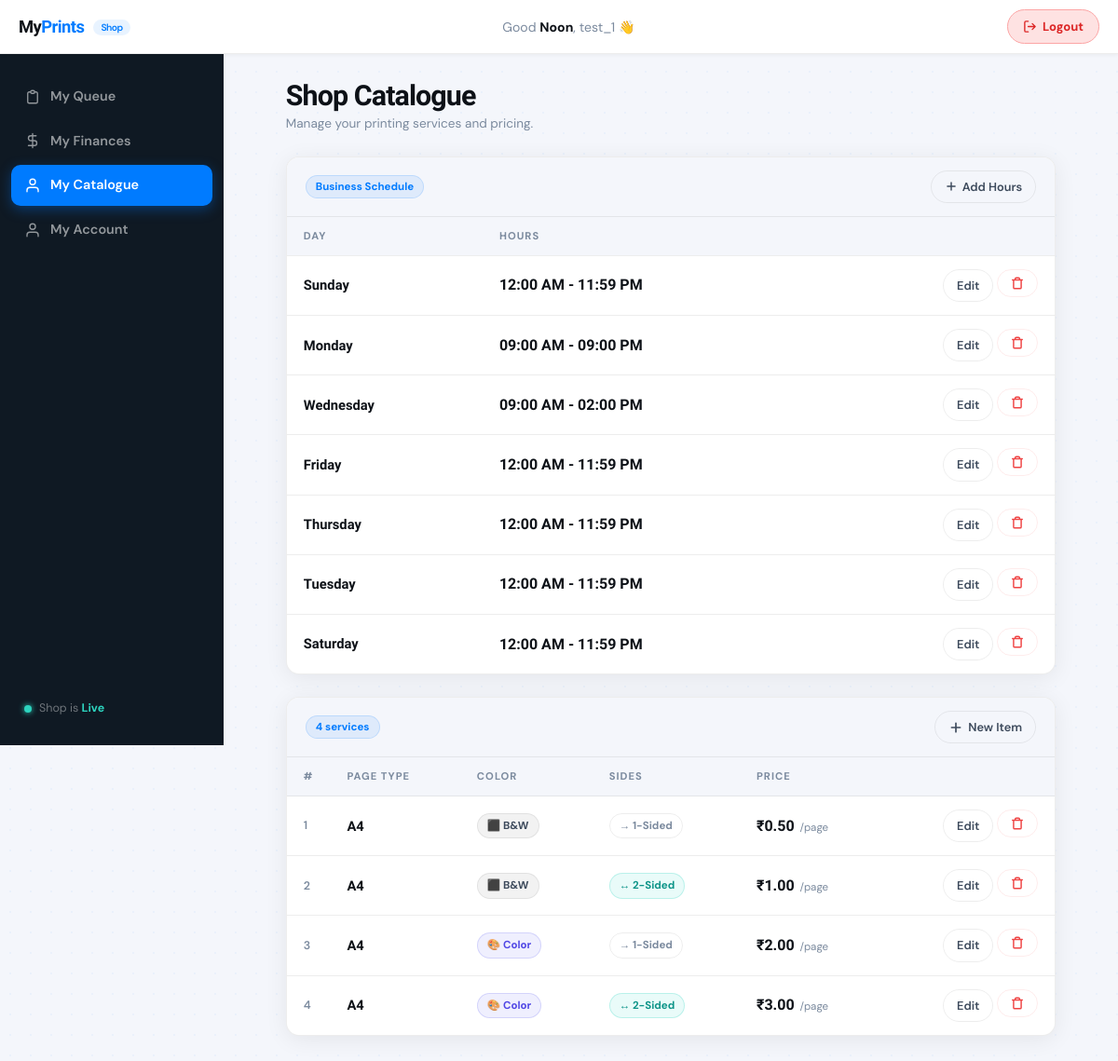
The page /my_shop/shop_catalogue (signed in) on the database as committed earlier.
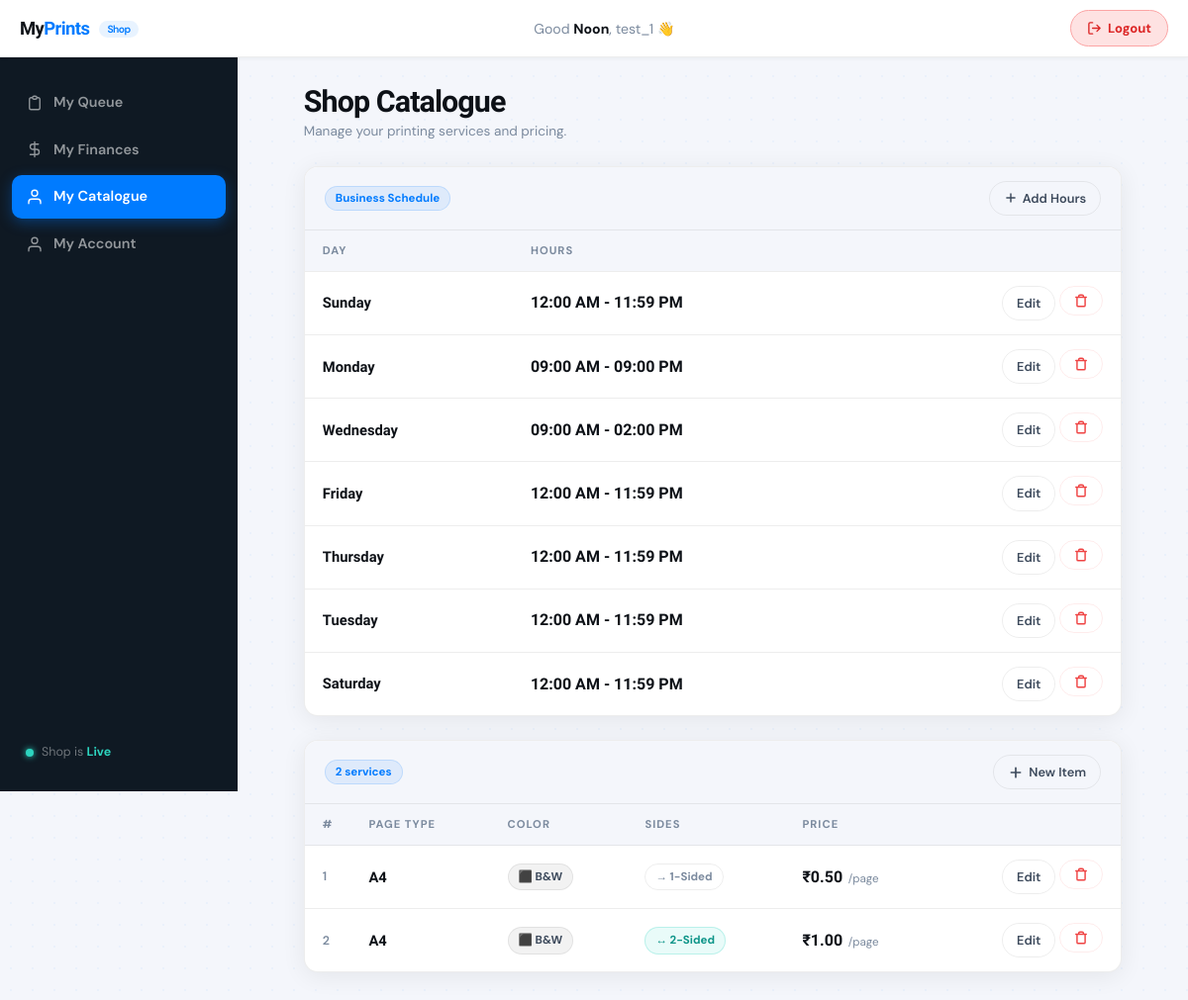
The same page on the database as committed later.
### printoapp/models.py (models this page shows)
class Shop_timing(models.Model):
    weekday = models.CharField(max_length=10)
    start_time = models.TimeField()
    end_time = models.TimeField()
    shop = models.ForeignKey("Shop_info", related_name="timings", on_delete=models.CASCADE)

class Shop_items(models.Model):
    page_type = models.CharField(max_length =255)
    is_color = models.BooleanField(default=False)
    is_b2b = models.BooleanField(default=False)
    price = models.DecimalField(decimal_places=2, max_digits=6)
    shop_percent = models.DecimalField(decimal_places=2, max_digits=5, default=100.00)
    platform_percent = models.DecimalField(decimal_places=2, max_digits=5, default=0.00)
    shop_info = models.ForeignKey("Shop_info", related_name="items", on_delete=models.CASCADE)

### printoapp/views.py (the view, shortened to what this page needs)
# urls.py: path('my_shop/shop_catalogue', views.shop_catalogue, name='shop_catalogue'),
@login_required
def shop_catalogue(request):
    now_obj = timezone.localtime()
    hour = now_obj.hour
    greeting = "Morning" if 0 <= hour < 12 else "Noon" if hour == 12 else "Afternoon" if 12 < hour < 18 else "Evening"
    shop = Shop_info.objects.filter( shop_owner__user=request.user).first()
    items = Shop_items.objects.filter(
        shop_info = shop
        ).values(
            'id', 'page_type', 'is_color', 'is_b2b', 'price'
            ).order_by('page_type', 'is_color')
    timings = Shop_timing.objects.filter(shop__shop_owner__user=request.user).first()
    return render(request, 'printoapp/shop_catalogue.html', {
        'time': greeting,
        'username': request.user.username,
        'shop_info': shop,
        'items' : items,
        'open_days': timings
    })

### printoapp/templates/printoapp/shop_catalogue.html (shortened to what the changed rows need)
{% extends 'printoapp/shop_layout.html' %}
{% load static %}
{% block shop_extra_head %}
    <link href="{% static 'printoapp/shop_catalogue.css' %}" rel="stylesheet">
{% endblock %}
{% block sd_content %}
<div class="sc-page">
    <div class="sc-page-header">
        <div class="sc-page-header-left">
            <h1 class="sc-title">Shop Catalogue</h1>
        </div>
    </div>
    <div class="sc-card" style="margin-bottom: 24px;">
        <div class="sc-table-wrap">
            <table class="sc-table">
                <thead>
                    <tr>
                        <th>Day</th>
                        <th>Hours</th>
                        <th></th>
                    </tr>
                </thead>
                <tbody>
                    {% for t in shop_info.timings.all %}
                    <tr class="sc-row">
                        <td><span class="sc-page-type">{{ t.weekday }}</span></td>
                        <td><span class="sc-price">{{ t.start_time|time:"h:i A" }} - {{ t.end_time|time:"h:i A" }}</span></td>
                        <td class="sc-actions-cell">
                            <button type="button" class="sc-edit-btn timing-edit-btn"
                                    value="{{ t.id }}"
                                    data-day="{{ t.weekday }}"
                                    data-start="{{ t.start_time|time:'H:i' }}"
                                    data-end="{{ t.end_time|time:'H:i' }}">
                                Edit
                            </button>
                            <button type="button" class="sc-edit-btn sc-delete-btn" onclick="handleDelete('{{ t.id }}', 'Delete_timing')">
                                <svg width="14" height="14" viewBox="0 0 24 24" fill="none" stroke="currentColor" stroke-width="2.5" stroke-linecap="round" stroke-linejoin="round">
                                    <path d="M3 6h18m-2 0v14a2 2 0 01-2 2H7a2 2 0 01-2-2V6m3 0V4a2 2 0 012-2h4a2 2 0 012 2v2"></path>
                                </svg>
                            </button>
                        </td>
                    </tr>
                    {% endfor %}
                </tbody>
            </table>
        </div>
    </div>
    <div class="sc-card">
        <div class="sc-card-meta">
            <span class="sc-count-badge">{{ items|length }} service{% if items|length != 1 %}s{% endif %}</span>
            <button type="submit" name="new" class="sc-edit-btn new_btn">
                <svg width="16" height="16" viewBox="0 0 24 24" fill="none">
                    <path d="M12 5v14M5 12h14"
                          stroke="currentColor" stroke-width="2.5"
                          stroke-linecap="round"/>
                </svg>
                New Item
            </button>
        </div>
        <form action="{% url 'shop_catalogue' %}" method="post" id="scMainForm">
            <div class="sc-table-wrap">
                <table class="sc-table">
                    <thead>
                        <tr>
                            <th>#</th>
                            <th>Page Type</th>
                            <th>Color</th>
                            <th>Sides</th>
                            <th class="sc-th-price">Price</th>
                            <th></th>
                        </tr>
                    </thead>
                    <tbody>
                        {% for item in items %}
                        <tr class="sc-row">
                            <td class="sc-row-num">{{ forloop.counter }}</td>
                            <td>
                                <span class="sc-page-type">{{ item.page_type }}</span>
                            </td>
                            <td>
                                {% if item.is_color %}
                                    <span class="sc-badge sc-badge--color">🎨 Color</span>
                                {% else %}
                                    <span class="sc-badge sc-badge--bw">⬛ B&amp;W</span>
                                {% endif %}
                            </td>
                            <td>
                                {% if item.is_b2b %}
                                    <span class="sc-badge sc-badge--double">↔ 2-Sided</span>
                                {% else %}
                                    <span class="sc-badge sc-badge--single">→ 1-Sided</span>
                                {% endif %}
                            </td>
                            <td >
                                <span class="sc-price">₹{{ item.price }}</span>
                                <span class="sc-price-unit">/page</span>
                            </td>
                            <td class="sc-actions-cell">
                                <button type="submit" name="Update_catalogue"
                                        value="{{ item.id }}"
                                        class="sc-edit-btn edit_btn"
                                        data-pagetype="{{ item.page_type }}"
                                        data-price="{{ item.price }}"
                                        data-color="{{ item.is_color }}"
                                        data-b2b="{{ item.is_b2b }}">
                                    Edit
                                </button>
                                <button type="button" class="sc-edit-btn sc-delete-btn" onclick="handleDelete('{{ item.id }}', 'Delete_catalogue')">
                                    <svg width="14" height="14" viewBox="0 0 24 24" fill="none" stroke="currentColor" stroke-width="2.5" stroke-linecap="round" stroke-linejoin="round">
                                        <path d="M3 6h18m-2 0v14a2 2 0 01-2 2H7a2 2 0 01-2-2V6m3 0V4a2 2 0 012-2h4a2 2 0 012 2v2"></path>
                                    </svg>
                                </button>
                            </td>
                        </tr>
                        {% endfor %}
                    </tbody>
                </table>
            </div>
        </form>
    </div>
</div>
{% endblock %}

Rows that differ between the two databases and show on the page:
removed Shop_items: page_type "A4", is_color "🎨 Color", is_b2b "→ 1-Sided", price "2.00"
removed Shop_items: page_type "A4", is_color "🎨 Color", is_b2b "↔ 2-Sided", price "3.00"
Other text that changed with them:
{{ items|length }}: "4" → "2"
